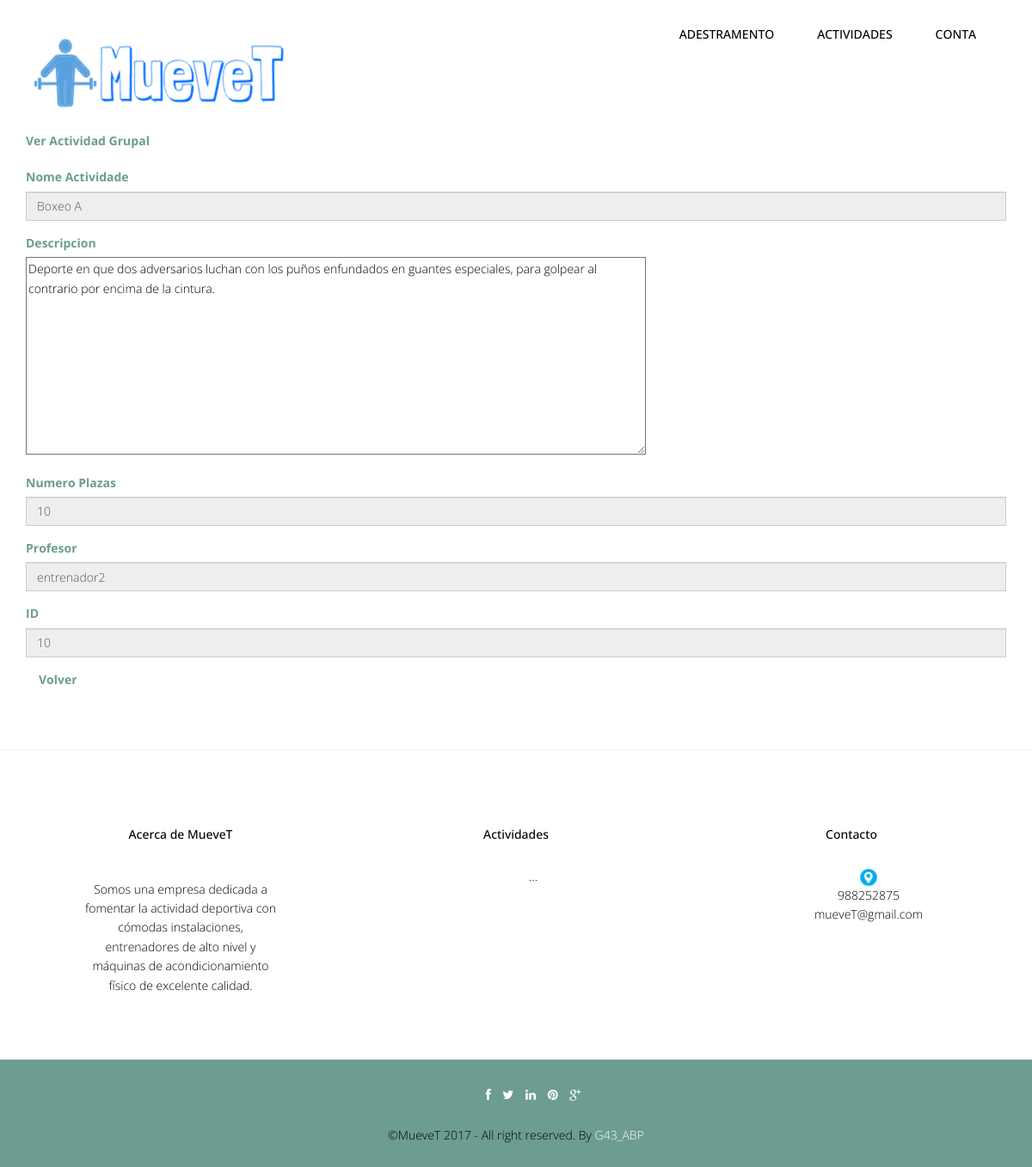
Before: /abp/Controllers/ACTIVIDAD_GRUPAL_Controller.php?idActividadGrupal=8&accion=Ver1 (signed in) with the older database file.
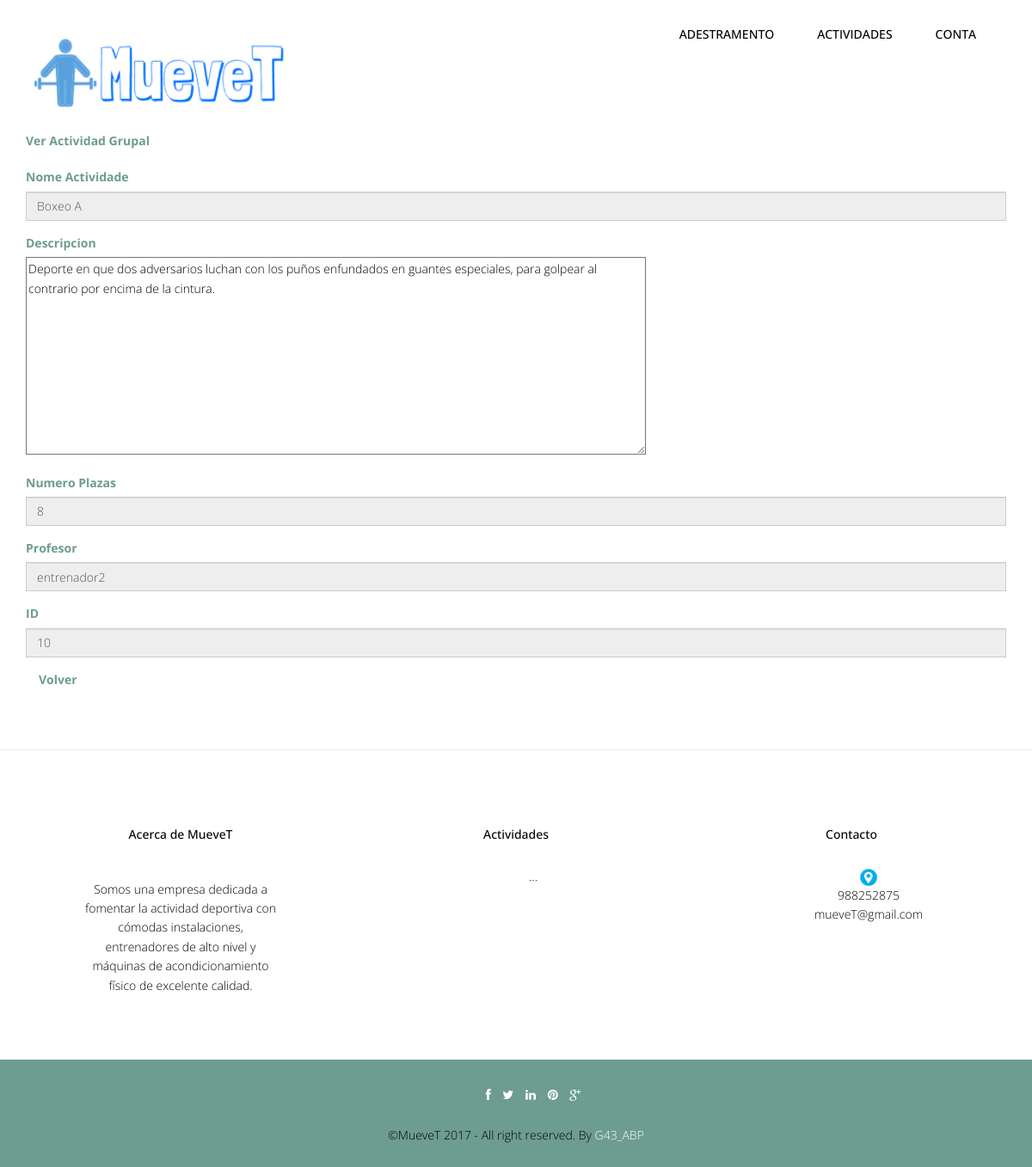
After: the same page with the newer database file.
### tables this page shows
CREATE TABLE IF NOT EXISTS `actividadgrupal` (
  `idActividadGrupal` int(10) NOT NULL,
  `nombreActividadGrupal` varchar(80) NOT NULL,
  `descripcionActividadGrupal` text,
  `numPlazasActividadGrupal` int(10) NOT NULL,
  `diaActividadGrupal` varchar(20) NOT NULL,
  `horaInicioActividadGrupal` time NOT NULL,
  `horaFinActividadGrupal` time NOT NULL,
  `fechaInicioActividadGrupal` date NOT NULL,
  `fechaFinActividadGrupal` date NOT NULL,
  `username` varchar(20) NOT NULL,
  `idInstalacion` int(10) NOT NULL
);

### abp/Controllers/ACTIVIDAD_GRUPAL_Controller.php (called while the page is built, shortened)
<?php
include '../Models/ACTIVIDAD_GRUPAL_Model.php';
include '../Views/header.php';
Switch ($_REQUEST['accion']) {
    case $strings['Ver1']:
        if (isset($_REQUEST['idActividadGrupal'])) {
            $actividadGrupal = new ACTIVIDAD_GRUPAL_Model($_REQUEST['idActividadGrupal'], '', '', '', '', '', '', '', '', '', '');
            $datos = $actividadGrupal->RellenaDatos();
            if (!tienePermisos('ACTIVIDAD_GRUPAL_VerDetalle')) {
                new Mensaje('No tienes los permisos necesarios', '../Views/DEFAULT_Vista.php');
            } else {
                new ACTIVIDAD_GRUPAL_VerDetalle($datos, '../Controllers/DEPORTISTA_Controller.php?userName=' . $_SESSION['login'] . '&accion=' . $strings['MisActividades']);
            }
        }
        break;
}
?>

### abp/Models/ACTIVIDAD_GRUPAL_Model.php (called while the page is built, shortened)
<?php
include '../Functions/LibraryFunctions.php';
class ACTIVIDAD_GRUPAL_Model {
    var $idActividadGrupal;
    var $mysqli;
    function __construct($idActividadGrupal, $nombreActividadGrupal, $descripcionActividadGrupal, $numPlazasActividadGrupal, $diaActividadGrupal, $horaInicioActividadGrupal, $horaFinActividadGrupal, $fechaInicioActividadGrupal, $fechaFinActividadGrupal, $username, $idInstalacion) {
        $this->idActividadGrupal = $idActividadGrupal;
    }
    function ConectarBD() {
        $this->mysqli = new mysqli("localhost", "root", "", "muevet");
    }
    function RellenaDatos() {
        $sql = "SELECT * FROM actividadgrupal WHERE actividadgrupal.idActividadGrupal = '" . $this->idActividadGrupal . "'";
        if (!($resultado = $this->mysqli->query($sql))) {
            return 'Error en la consulta sobre la base de datos';
        } else {
            $result = $resultado->fetch_array();
            return $result;
        }
    }
}
?>

### abp/Views/ACTIVIDAD_GRUPAL_SHOW_Vista.php (the view, shortened to what this page needs)
<?php
class ACTIVIDAD_GRUPAL_VerDetalle {
    private $valores;
    private $volver;
    function __construct($valores, $volver) {
        $this->valores = $valores;
        $this->volver = $volver;
        $this->render();
    }
    function render() {
        ?>
        <div class="container" >
            <form  id="form" name="form" action='<?php $this->volver; ?>'  method='post'   enctype="multipart/form-data">
                <div class="form-group" >
                    <label class="control-label" ><?php echo $strings['Ver Actividad Grupal']; ?></label><br>
                </div>
                <div class="form-group">
                    <label class="control-label" ><?php echo $strings['nombreActividadGrupal']; ?></label><br>
                    <input class="form-control" id="nombreActividadGrupal" name="nombreActividadGrupal" size="40" type="text" readonly="true" value="<?php echo $this->valores['nombreActividadGrupal']; ?>">
                </div>
                <div class="form-group">
                    <label class="control-label" ><?php echo $strings['descripcionActividadGrupal']; ?></label><br>
                    <textarea name="descripcionActividadGrupal" rows="10" cols="100" readonly="true"><?php echo $this->valores['descripcionActividadGrupal']; ?></textarea>
                </div>
                <div class="form-group">
                    <label class="control-label" ><?php echo $strings['numPlazasActividadGrupal']; ?></label><br>
                    <input class="form-control" id="numPlazasActividadGrupal" name="numPlazasActividadGrupal" size="10" type="int" readonly="true" value="<?php echo $this->valores['numPlazasActividadGrupal']; ?>">
                </div>
                <div class="form-group">
                    <label class="control-label" ><?php echo $strings['username']; ?></label><br>
                    <input class="form-control" id="username" name="username" size="25" type="text" readonly="true" value="<?php echo $this->valores['username']; ?>">
                </div>
                <div class="form-group">
                    <label class="control-label" ><?php echo $strings['idInstalacion']; ?></label><br>
                    <input class="form-control" id="idInstalacion" name="idInstalacion" size="10" type="int" readonly="true" value="<?php echo $this->valores['idInstalacion']; ?>">
                </div>
                <a class="form-link" href='<?php echo $this->volver ?> '><?php echo $strings['Volver']; ?> </a>
            </form>
        </div>
        <?php
        include '../Views/footer.php';
    }
}
?>

Changed rows visible on the page:
changed actividadgrupal "Boxeo A": numPlazasActividadGrupal "10" → "8"
